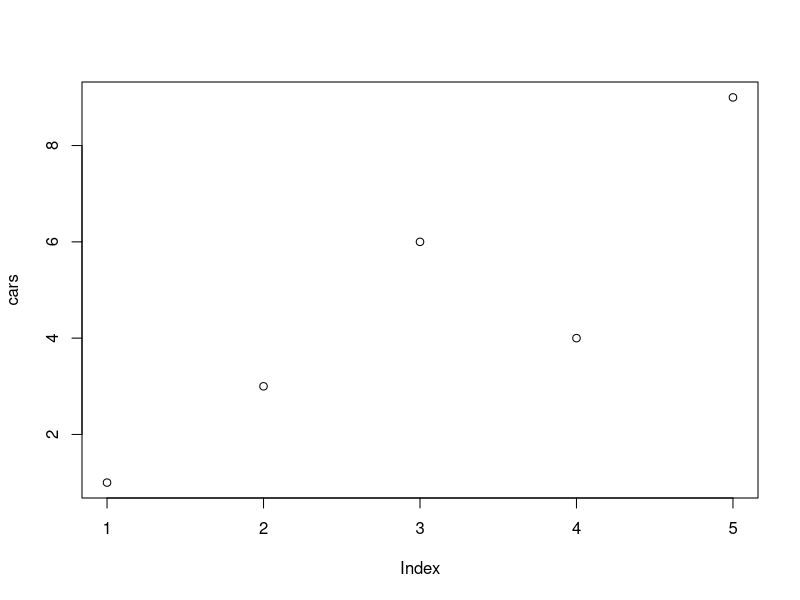
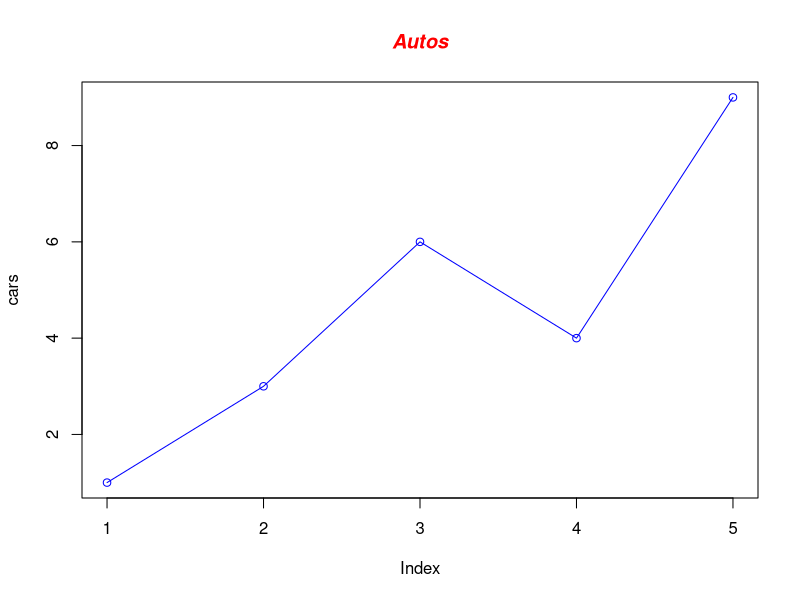
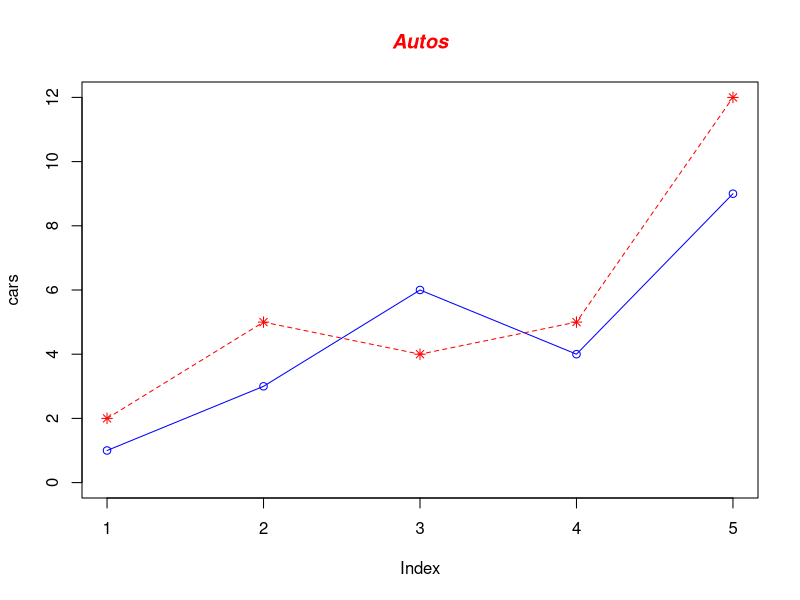
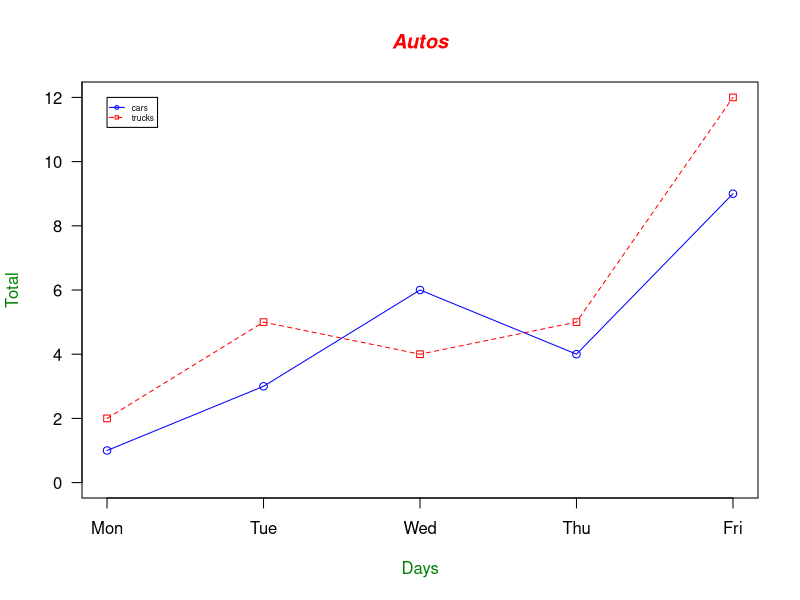
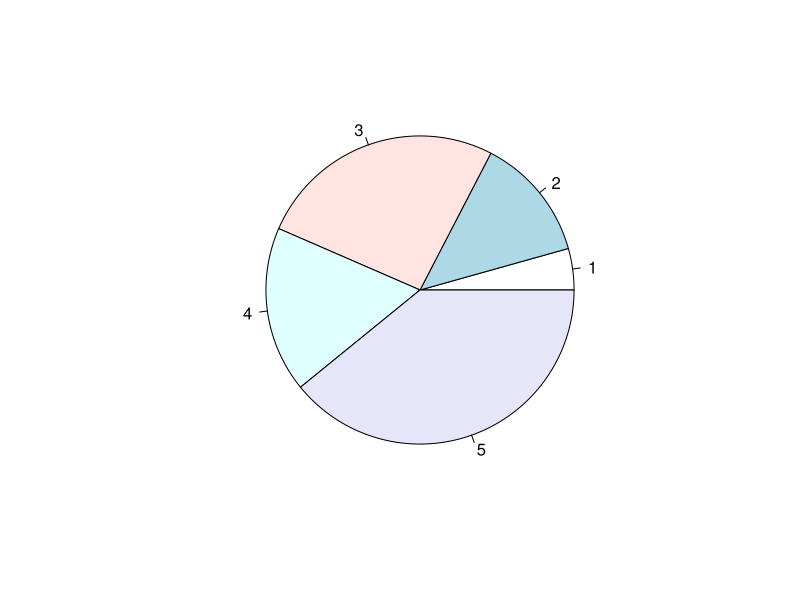
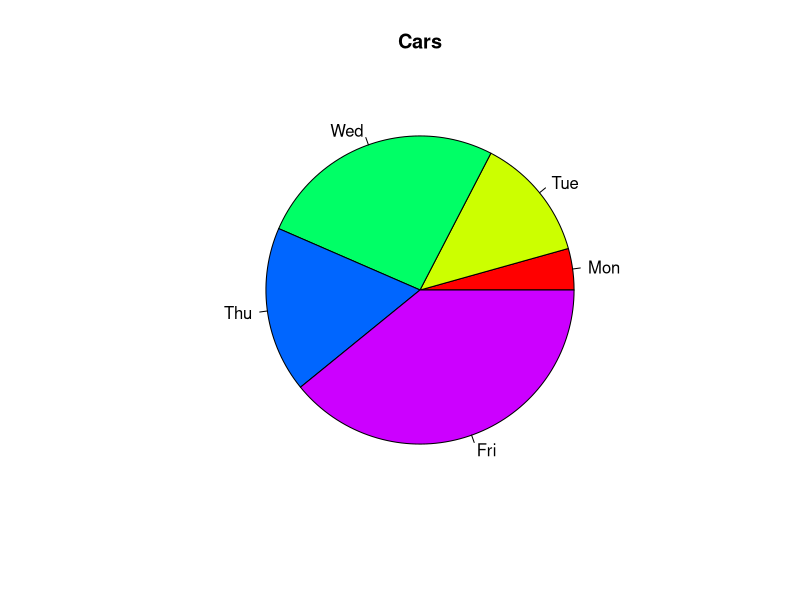

Here is the R script that generated these plots, in order:
# Define the cars vector with 5 values
cars <- c(1, 3, 6, 4, 9)

# Graph the cars vector with all defaults
plot(cars)

# Graph cars using blue points overlayed by a line 
plot(cars, type="o", col="blue")

# Create a title with a red, bold/italic font
title(main="Autos", col.main="red", font.main=4)

# Define 2 vectors
cars <- c(1, 3, 6, 4, 9)
trucks <- c(2, 5, 4, 5, 12)

# Graph cars using a y axis that ranges from 0 to 12
plot(cars, type="o", col="blue", ylim=c(0,12))

# Graph trucks with red dashed line and square points
lines(trucks, type="o", pch=8, lty=2, col="red")

# Create a title with a red, bold/italic font
title(main="Autos", col.main="red", font.main=4)

# Define 2 vectors
cars <- c(1, 3, 6, 4, 9)
trucks <- c(2, 5, 4, 5, 12)

# Calculate range from 0 to max value of cars and trucks
g_range <- range(0, cars, trucks)

# Graph autos using y axis that ranges from 0 to max 
# value in cars or trucks vector.  Turn off axes and 
# annotations (axis labels) so we can specify them ourself
plot(cars, type="o", col="blue", ylim=g_range, 
     axes=FALSE, ann=FALSE)

# Make x axis using Mon-Fri labels
axis(1, at=1:5, lab=c("Mon","Tue","Wed","Thu","Fri"))

# Make y axis with horizontal labels that display ticks at 
# every 4 marks. 4*0:g_range[2] is equivalent to c(0,4,8,12). labels are parallel (=0) or perpendicular(=2) to axis
axis(2, las=1, at=2*0:g_range[2])

# Create box around plot
box()

# Graph trucks with red dashed line and square points
lines(trucks, type="o", pch=22, lty=2, col="red")

# Create a title with a red, bold/italic font
title(main="Autos", col.main="red", font.main=4)

# Label the x and y axes with dark green text
title(xlab="Days", col.lab=rgb(0,0.5,0))
title(ylab="Total", col.lab=rgb(0,0.5,0))

# Create a legend at (1, g_range[2]) that is slightly smaller 
# (cex) and uses the same line colors and points used by 
# the actual plots 
legend(1, g_range[2], c("cars","trucks"), cex=0.5, 
       col=c("blue","red"), pch=21:22,lty=1:3)

#Let's start with a simple pie chart graphing the cars vector:
# Define cars vector with 5 values
cars <- c(1, 3, 6, 4, 9)

# Create a pie chart for cars
pie(cars)
#Now let's add a heading, change the colors, and define our own labels:
  # Define cars vector with 5 values
  cars <- c(1, 3, 6, 4, 9)

# Create a pie chart with defined heading and
# custom colors and labels
pie(cars, main="Cars", col=rainbow(length(cars)),
    labels=c("Mon","Tue","Wed","Thu","Fri"))

